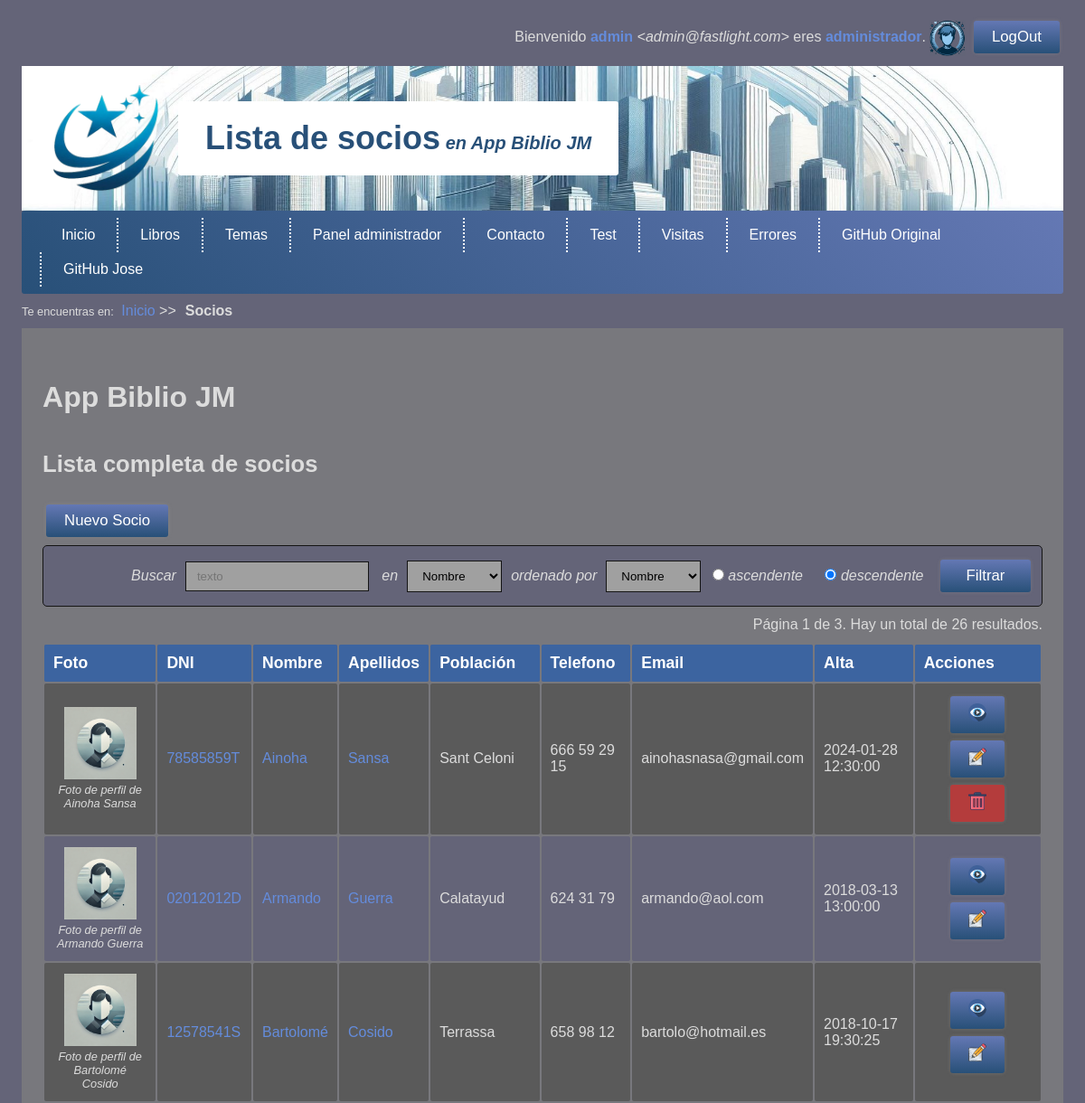
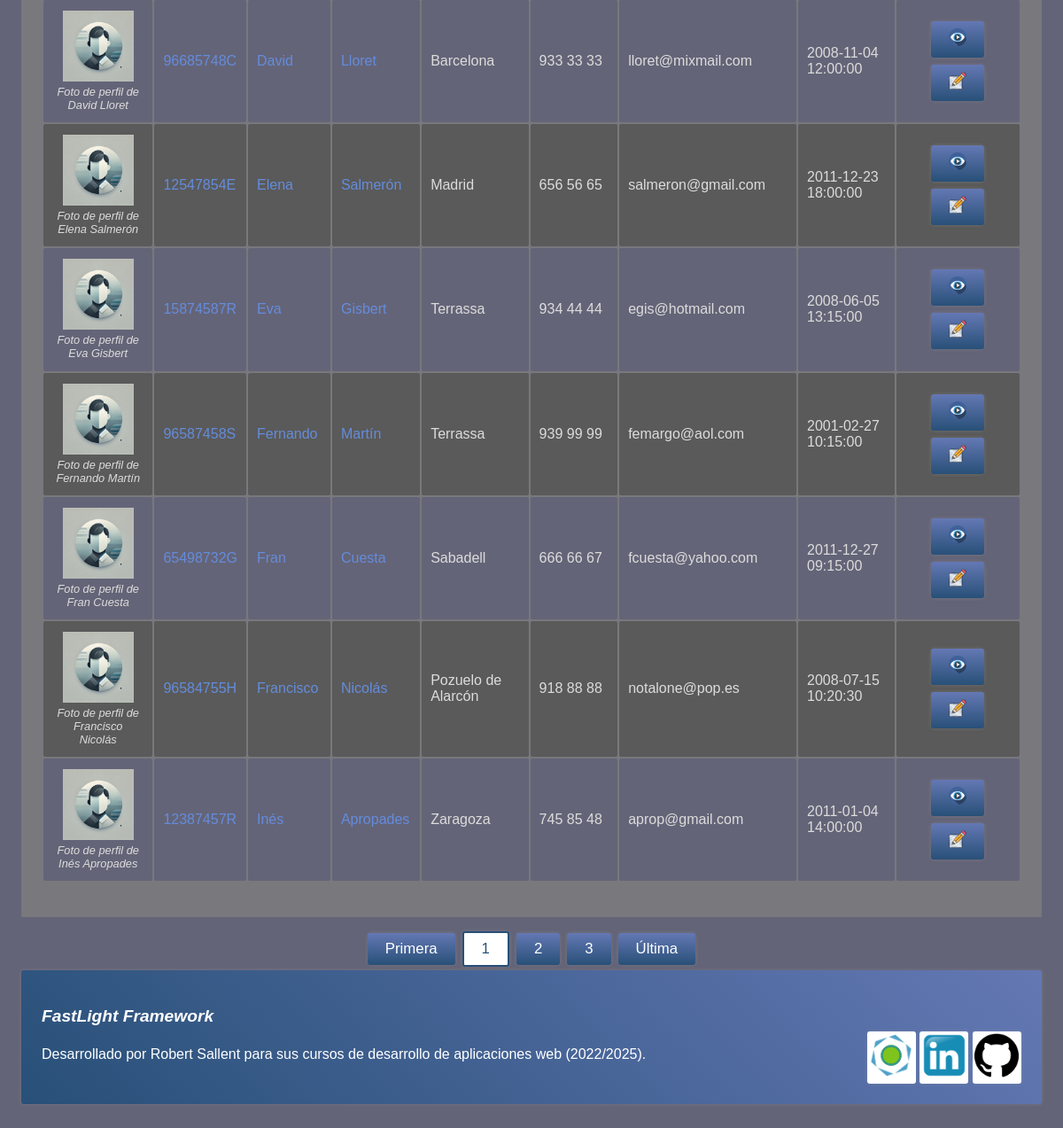
Screenshot of /Socio (signed in) with the database file from the repository (2 pictures, top to bottom).
### tables this page shows
CREATE TABLE socios (
  id INT AUTO_INCREMENT PRIMARY KEY,
  dni CHAR(9)  NOT NULL UNIQUE KEY,
  nombre VARCHAR(64) NOT NULL,
  apellidos VARCHAR(128) NOT NULL,
  nacimiento DATE NOT NULL,
  email VARCHAR(128)  NOT NULL UNIQUE KEY,
  direccion VARCHAR(128)  NOT NULL,
  cp CHAR(5)  NOT NULL,
  poblacion VARCHAR(128)  NOT NULL,
  provincia VARCHAR(128)  NOT NULL,
  telefono VARCHAR(16)  NOT NULL,
  foto VARCHAR(256) NULL DEFAULT NULL COMMENT 'nombre del fichero con la foto del socio',
  conformidad VARCHAR(256) NULL DEFAULT NULL COMMENT 'nombre del fichero PDF firmado manualmente por el socio dando su conformidad a las normas de la biblioteca',
  alta TIMESTAMP NOT NULL DEFAULT CURRENT_TIMESTAMP
);

### app/libraries/View.php (called while the page is built, shortened)
<?php
class View{
    private string $name;
    public function __construct(
        string $name      = '',
        array $parameters = []
    ){
        $this->name       = $name;
    }
    public function load(){
        $template = new (TEMPLATE);
        try{
            @require VIEWS_FOLDER."/$this->name.php";
        }catch(Throwable $e){
            $message = DEBUG ?
            "<p>ERROR en la vista <b>".VIEWS_FOLDER."/$this->name.php</b>.</p>
             <p>INFORMACIÓN ADICIONAL: ".$e->getMessage()."</p>" :
             "Error al cargar la página.";
             throw new ViewException($message);
        }
    }
}

### app/http/ViewResponse.php (called while the page is built, shortened)
<?php
class ViewResponse extends Response{
    protected View $view;
    public function __construct(
        string $name,
        array $params       = [],
        int $httpCode       = 200,
        string $status      = 'OK'
    ){
        $this->view = new View($name, $params);
    }
    public function send(){
        $this->view->load();
        die();
    }
}

### public/index.php (called while the page is built, shortened)
<?php
require '../app/autoload.php';
require '../app/helpers/helpers.php';
try{
    switch(strtoupper(APP_TYPE)){
        case 'WEB' :  $kernel   = new App();
                      $response = $kernel->boot();
                      break;
    }
    $response->send();
}catch(Throwable $t){
    $mensaje = DEBUG ?
        'ERROR en el proceso de arranque: '.$t :
        'Se produjo un error, contacte con el administrador '.ADMIN_EMAIL.' si es necesario.';
    abort(500, 'INTERNAL SERVER ERROR', $mensaje, $t)->send();
}

### app/autoload.php (called while the page is built, shortened)
<?php
    function load(string $clase){
        foreach(AUTOLOAD_DIRECTORIES as $directorio){
           $ruta="$directorio/$clase.php";
           if(is_readable($ruta)){
                break;
           }
        }
    }

### app/libraries/Login.php (called while the page is built, shortened)
<?php
class Login{
    private static ?Authenticable $activeUser = NULL;
    public static function init(){
        self::$activeUser = Session::get('user') ??  NULL;
    }
	public static function user():?Authenticable{
	    return self::$activeUser;
	}
	public static function guest():bool{
	    return empty(self::user());
	}
	public static function role(string $role):bool{
	    return self::user() && self::user()->hasRole($role);
	}
	public static function oneRole(array $roles):bool{
	    return self::user() && self::user()->oneRole($roles);
    }
}

### app/interfaces/Authorizable.php (called while the page is built, shortened)
<?php
    trait Authorizable{
        public function hasRole(string $role):bool{
            return in_array($role, $this->roles);
        }
        public function oneRole(array $roles):bool{
            foreach($roles as $role)
                if($this->hasRole($role))
                    return true;
             return false;
        }
        public function isAdmin(string $adminRole = ADMIN_ROLE):bool{
            return $this->hasRole($adminRole);
        }
    }

### mvc/controllers/SocioController.php (called while the page is built, shortened)
<?php
class SocioController extends Controller{
	public function index(){
		return $this->list();
	}
	public function list(int $page=1){
		$filtro = Filter::apply('socios');
		$limit = RESULTS_PER_PAGE;
		if($filtro){
			$total = Socio::filteredResults($filtro);
			$paginator = new Paginator('/Socio/list', $page, $limit, $total,'es');
			$socios= Socio::filter($filtro, $limit, $paginator->getOffset());
		} else {
			$total = Socio::total();
			$paginator = new Paginator('/Socio/list', $page, $limit, $total,'es');
			$socios= Socio::orderBy('nombre', 'ASC', $limit, $paginator->getOffset());
		}
		return view('socio/list',['socios'=>$socios,'paginator'=>$paginator,'filtro' => $filtro]);
	}
}

### mvc/models/Model.php (called while the page is built, shortened)
<?php
abstract class Model{
    public static function getTable():string{
        return get_called_class()::$table ?? strtolower(get_called_class()).'s';
    }
    protected static function getJsonFields():array{
        return get_called_class()::$jsonFields ?? [];
    }
    public function parseJsonFields():object{
        $properties = self::getJsonFields();
        return $this;
    }
    public static function orderBy(
        string $orderField = 'id',
        string $order = 'ASC',
        int $limit = 0,
        int $offset = 0
    ):array{
        $table = self::getTable();
        $query = "SELECT *
                  FROM $table
                  ORDER BY $orderField $order ";
        $query .= $limit? "LIMIT $limit OFFSET $offset" :"";
        $entities = (DB_CLASS)::selectAll($query, get_called_class());
        return $entities;
    }
    public static function total(
        string $operacion = 'COUNT',
        string $campo = '*'
    ){
        $tabla = self::getTable();
        return (DB_CLASS)::total($tabla, $operacion, $campo);
    }
    public function hasAny(
        string $related,
        string $foreignKey = null,
        string $localKey = 'id'
    ):bool{
        $table = $related::$table ?? strtolower($related).'s';
        $foreignKey = $foreignKey ?? 'id'.strtolower(get_called_class());
        $query = "SELECT COUNT(*) AS total
                     FROM $table
                     WHERE $foreignKey = ".$this->$localKey;
        $result =  (DB_CLASS)::select($query);
        return $result->total;
    }
}

### app/libraries/DB.php (called while the page is built, shortened)
<?php
abstract class DB{
    public static function total(
        string $tabla,
        string $operacion   = 'COUNT',
        string $campo       = '*'
    ){
        $consulta = "SELECT $operacion($campo) AS total FROM $tabla";
        return get_called_class()::select($consulta)->total;
    }
}

### app/libraries/DBPDO.php (called while the page is built, shortened)
<?php
class DBPDO extends DB{
    private static $conexion = null;
    public static function get():object{
        if(!self::$conexion){
            $dsn = SGDB.':host='.DB_HOST.':'.DB_PORT.';dbname='.DB_NAME.';charset='.DB_CHARSET;
            try{
                self::$conexion = new PDO($dsn, DB_USER, DB_PASS);
            }catch(Throwable $e){
                $message = "No se pudo conectar con la Base de datos. ";
                if(DEBUG)
                    $message .= "Revisa la configuración: ".$dsn;
                throw new DatabaseException($message);
            }
        }
        return self::$conexion;
    }
    public static function query(string $consulta){
        try{
            $resultado = self::get()->query($consulta);
            return $resultado;
        }catch(Throwable $e){
            if(DEBUG){
                $mensaje = "ERROR EN LA CONSULTA: ";
                $mensaje .= "<p><b>$consulta</b></p>";
                $mensaje .= "<p>".(self::get()->errorInfo()[2])."</p>";
                throw new SQLException($mensaje);
            }else
                throw new SQLException('ERROR al realizar la operación.');
        }
    }
    public static function select(
        string $consulta,
        string $class='stdClass'
    ):?object{
        $resultado = self::query($consulta);
        $objeto = $resultado->fetchObject($class);
        return $objeto === false ? NULL : $objeto;
    }
    public static function selectAll(
        string $consulta,
        string $class='stdClass'
    ):array{
        $resultados = self::query($consulta);
        $objetos = [];
        while($r = $resultados->fetchObject($class))
            $objetos[] = $r;
        return $objetos;
    }
}

### app/core/App.php (called while the page is built, shortened)
<?php
class App extends Kernel{
    public function boot():Response{
        try{
            $url = request()->get('url') ?? NULL;
            $url = $url ? explode('/', rtrim($url, '/')) : [];
            $controller = empty($url[0]) ?
                DEFAULT_CONTROLLER :
                ucfirst(strtolower(array_shift($url))).'Controller';
            $method = empty($url[0]) ?
                DEFAULT_METHOD :
                strtolower(array_shift($url));
            $controllerInstance = new $controller();
            return $controllerInstance->$method(...$url);
        }catch(NotIdentifiedException $e){
            Session::set('_pending_operation', '/'.request()->get('url'));
            return redirect('/Login');
        }catch(Throwable $t){
            $mensaje = DEBUG ?
                (new DebugInformation($t, $controller, $method, $url))->toHtml() :
                "No se pudo realizar la operación solicitada.";
            if(LOG_ERRORS)
                Log::addMessage(ERROR_LOG_FILE, get_class($t), $t->getMessage());
            if(DB_ERRORS)
                AppError::new(get_class($t), $t->getMessage());
            return abort(500, 'INTERNAL SERVER ERROR', $mensaje, $t);
        }
    }
}

### app/http/Request.php (called while the page is built, shortened)
<?php
class Request{
    private static ?Request $request = null;
    public static function createFromGlobals(){
        self::$request = new self();
        return self::$request;
    }
    public static function retrieve():Request{
        return self::$request;
    }
    public function has(
        string $name,
        string $method = 'POST'
    ):bool{
        switch(strtoupper($method)){
            case 'POST' : return isset($_POST[$name]);
        }
        return false;
    }
}

### app/helpers/helpers.php (called while the page is built, shortened)
<?php
function request(){
    return Request::retrieve();
}

### app/libraries/Filter.php (called while the page is built, shortened)
<?php
class Filter{
    public static function apply(
        string $name = 'standardFilter'
    ):?Filter{
        $request = request();
        return Session::has("_filter_$name") ? Session::get("_filter_$name") : NULL;
    }
}

### app/libraries/Session.php (called while the page is built, shortened)
<?php
class Session{
    public static function has(string $name):bool{
        return isset($_SESSION[$name]) ;
    }
}

### mvc/views/socio/list.php (the view, shortened to what this page needs)
<!DOCTYPE html>
<html lang="es">
	<head>
		<?= $template->css() ?>
	</head>
	<body>
		<?= $template->login() ?>
		<?= $template->header('Lista de socios') ?>
		<?= $template->menu() ?>
		<?= $template->breadCrumbs(['Socios'=>null])?>
		<main>
    		<h1><?= APP_NAME ?></h1>
       		<h2>Lista completa de socios</h2>
       		<a class="button" href='/Socio/create'>Nuevo Socio</a>
     		<?php if($socios){ ?>
		      		<?php
		      		if($filtro){
		      			echo $template->removeFilterForm($filtro,'/Socio/list');
		      		} else {
		      			echo $template->filterForm(
			      			[
			      				'Nombre' => 'nombre',
								'Apellidos' => 'apellidos',
								'Poblacion' => 'poblacion',
								'Alta' => 'alta'
			      			],
			      			[
			      			'Nombre' => 'nombre',
			      			'Apellidos' => 'apellidos',
			      			'Población' => 'poblacion',
			      			'Alta' => 'alta'
			    			],
			    			'Nombre',
			    			'Nombre'
						);
		      		}?>
		       		<div class="rigth">
		       			<?=$paginator->stats()?>
		       		</div>
       			<table class="table w100">
       					<tr>
       						<th>Foto</th>
       						<th>DNI</th>
       						<th>Nombre</th>
       						<th>Apellidos</th>
       						<th>Población</th>
       						<th>Telefono</th>
       						<th>Email</th>
       						<th>Alta</th>
       						<th class="centrado">Acciones</th>
				<?php foreach($socios as $socio){   ?>
						<tr>
						<td><script src="/js/BigPicture.js"></script>
			<figure class="flex1 centrado p2">
				<img src="<?=PROFILE_IMAGE_FOLDER.'/'.($socio->foto ?? DEFAULT_PROFILE_IMAGE)?>"
				 	class="table-image enlarge-image" alt="Foto de perfil de <?= $socio->nombre.' ',$socio->apellidos?>">
				 <figcaption>Foto de perfil de <?= $socio->nombre.' ',$socio->apellidos?> </figcaption>
			</figure>
							<td><a href='/Socio/show/<?=$socio->id?>'><?=$socio->dni?></a></td>
						<td><a href='/Socio/show/<?=$socio->id?>'><?= $socio->nombre?></a></td>
						<td><a href='/Socio/show/<?=$socio->id?>'><?=$socio->apellidos?></a></td>
						<td><?=$socio->poblacion?></td>
						<td><?=$socio->telefono?></td>
						<td><?=$socio->email?></td>
						<td><?=$socio->alta?></td>
						<td class="centrado">
							<a class="button" href='/socio/show/<?=$socio->id?>'>
								<img src="/images/icons/show.png" alt="Ver" style="width:20px;height:20px;"></a>
							<a class="button" href='/socio/edit/<?=$socio->id?>'><img src="/images/icons/edit.png" alt="Editar" style="width:20px;height:20px;"></a>
							<?php if(!$socio->hasAny('Prestamo')){ ?>
								<a class="button-danger" href='/socio/delete/<?=$socio->id?>'><img src="/images/icons/delete.png" alt="Borrar" style="width:20px;height:20px;"></a>
							<?php } ?>
						</td>
					</tr>
					<?php } ?>
				</table>
			<?php } else { ?>
				<div class="danger p2">
					<p>No hay socios que mostrar</p>
				</div>
				<?php } ?>
			</main>
			<?= $paginator->ellipsisLinks()?>
			<?= $template->footer() ?>
</body>
</html>

### public/css/dark.css (style rules this page uses)
:root { --primary-bg-color: rgb(40, 80, 120); --primary-font-color: rgb(255, 255, 255); --primary-soft-color: rgb(100, 120, 180); --secondary-bg-color: rgb(20, 120, 80); --secondary-font-color: rgb(255, 255, 255); --secondary-soft-color: rgb(80, 160, 100); --shadow-color: rgba(160, 160, 160, 0.3); --font-shadow-color: rgba(0, 0, 0, 0.3); --bg-color: rgb(100, 100, 120); --font-color: rgb(220, 220, 220); --border-color: rgb(20, 20, 20); --a-color: rgb(100, 140, 220); --main-bg-color: rgb(120, 120, 125); --th-bg-color: rgb(60, 100, 160); --th-font-color: rgb(255, 255, 255); --td-odd-bg-color: var(--bg-color); --td-even-bg-color: rgb(90, 90, 90); --tfoot-bg-color: rgb(120, 120, 120); --tfoot-font-color: rgb(255, 255, 255); --form-bg-color: var(--bg-color); --input-bg-color: rgb(160, 160, 160); --footer-bg-color: rgba(60, 60, 60, 0.85); --modal-bg-color: rgba(120, 120, 120, 0.85); }

### public/css/base_phone.css (style rules this page uses)
.w50, .w75, .w100 { width: 100% }
body { margin: 0; padding: 0; width: 100%; }

### public/css/base_printer.css (style rules this page uses)
* { color: #006 !important; border:none; }
body { width: 100%; border:none; box-shadow: none; margin: 0px; padding: 0px; }
main { border: none; padding: 0px; }
table { border: solid 1px lightgrey; }
table tr, table td { border: none !important; font-size: 0.8rem !important; }
table th, table td { background-color: transparent !important; }
table th { border-bottom: solid 1px lightgrey !important; font-size: 1rem !important; }
table tr:nth-of-type(even) { background-color: unset; box-shadow: inset 0 0 0 200px #eee; }
table tr:nth-of-type(odd) { background-color: #fff; }

### rows the page displays
socios: nombre "Ainoha", apellidos "Sansa", dni "78585859T", poblacion "Sant Celoni", telefono "666 59 29 15", email "ainohasnasa@gmail.com", alta "2024-01-28 12:30:00"
socios: nombre "Armando", apellidos "Guerra", dni "02012012D", poblacion "Calatayud", telefono "624 31 79", email "armando@aol.com", alta "2018-03-13 13:00:00"
socios: nombre "Bartolomé", apellidos "Cosido", dni "12578541S", poblacion "Terrassa", telefono "658 98 12", email "bartolo@hotmail.es", alta "2018-10-17 19:30:25"
socios: nombre "David", apellidos "Lloret", dni "96685748C", poblacion "Barcelona", telefono "933 33 33", email "lloret@mixmail.com", alta "2008-11-04 12:00:00"
socios: nombre "Elena", apellidos "Salmerón", dni "12547854E", poblacion "Madrid", telefono "656 56 65", email "salmeron@gmail.com", alta "2011-12-23 18:00:00"
socios: nombre "Eva", apellidos "Gisbert", dni "15874587R", poblacion "Terrassa", telefono "934 44 44", email "egis@hotmail.com", alta "2008-06-05 13:15:00"
socios: nombre "Fernando", apellidos "Martín", dni "96587458S", poblacion "Terrassa", telefono "939 99 99", email "femargo@aol.com", alta "2001-02-27 10:15:00"
socios: nombre "Fran", apellidos "Cuesta", dni "65498732G", poblacion "Sabadell", telefono "666 66 67", email "fcuesta@yahoo.com", alta "2011-12-27 09:15:00"
socios: nombre "Francisco", apellidos "Nicolás", dni "96584755H", poblacion "Pozuelo de Alarcón", telefono "918 88 88", email "notalone@pop.es", alta "2008-07-15 10:20:30"
socios: nombre "Inés", apellidos "Apropades", dni "12387457R", poblacion "Zaragoza", telefono "745 85 48", email "aprop@gmail.com", alta "2011-01-04 14:00:00"

### other values shown
$user->displayname "admin"
$user->email "admin@fastlight.com"
$title "Lista de socios"
APP_NAME "App Biblio JM"
$miga "Inicio"
$miga "Socios"
$langs[$this->lang] "Página 1 de 3. Hay un total de 26 resultados."
self::$langs[$this->lang][2] "Primera"
self::$langs[$this->lang][3] "Última"
form field campo "Nombre"
form field campoOrden "Nombre"
